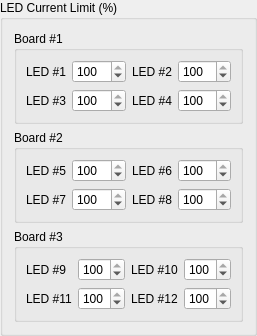
             <widget class="QGroupBox" name="configure_current_limit_box">
              <property name="toolTip">
               <string>Set the current limit for each LED channel.</string>
              </property>
              <property name="title">
               <string>LED Current Limit (%)</string>
              </property>
              <layout class="QGridLayout" name="gridLayout_57">
               <item row="2" column="0" rowspan="2" colspan="2">
                <widget class="QGroupBox" name="configure_current_limit_board3_box">
                 <property name="title">
                  <string>Board #3</string>
                 </property>
                 <layout class="QGridLayout" name="gridLayout_14" columnstretch="0,9,0,9">
                  <item row="0" column="0">
                   <widget class="QLabel" name="configure_current_limit_LED31_label">
                    <property name="text">
                     <string>LED #9</string>
                    </property>
                   </widget>
                  </item>
                  <item row="0" column="1">
                   <widget class="QDoubleSpinBox" name="configure_current_limit_LED31_spin_box">
                    <property name="toolTip">
                     <string>Set the current limit (in amps) for LED channel #1</string>
                    </property>
                    <property name="specialValueText">
                     <string/>
                    </property>
                    <property name="decimals">
                     <number>0</number>
                    </property>
                    <property name="minimum">
                     <double>0.000000000000000</double>
                    </property>
                    <property name="maximum">
                     <double>100.000000000000000</double>
                    </property>
                    <property name="value">
                     <double>100.000000000000000</double>
                    </property>
                   </widget>
                  </item>
                  <item row="0" column="2">
                   <widget class="QLabel" name="configure_current_limit_LED32_label">
                    <property name="text">
                     <string>LED #10</string>
                    </property>
                   </widget>
                  </item>
                  <item row="0" column="3">
                   <widget class="QDoubleSpinBox" name="configure_current_limit_LED32_spin_box">
                    <property name="toolTip">
                     <string>Set the current limit (in amps) for LED channel #3</string>
                    </property>
                    <property name="specialValueText">
                     <string/>
                    </property>
                    <property name="decimals">
                     <number>0</number>
                    </property>
                    <property name="minimum">
                     <double>0.000000000000000</double>
                    </property>
                    <property name="maximum">
                     <double>100.000000000000000</double>
                    </property>
                    <property name="value">
                     <double>100.000000000000000</double>
                    </property>
                   </widget>
                  </item>
                  <item row="1" column="0">
                   <widget class="QLabel" name="configure_current_limit_LED33_label">
                    <property name="text">
                     <string>LED #11</string>
                    </property>
                   </widget>
                  </item>
                  <item row="1" column="1">
                   <widget class="QDoubleSpinBox" name="configure_current_limit_LED33_spin_box">
                    <property name="toolTip">
                     <string>Set the current limit (in amps) for LED channel #2</string>
                    </property>
                    <property name="specialValueText">
                     <string/>
                    </property>
                    <property name="decimals">
                     <number>0</number>
                    </property>
                    <property name="minimum">
                     <double>0.000000000000000</double>
                    </property>
                    <property name="maximum">
                     <double>100.000000000000000</double>
                    </property>
                    <property name="value">
                     <double>100.000000000000000</double>
                    </property>
                   </widget>
                  </item>
                  <item row="1" column="2">
                   <widget class="QLabel" name="configure_current_limit_LED34_label">
                    <property name="text">
                     <string>LED #12</string>
                    </property>
                   </widget>
                  </item>
                  <item row="1" column="3">
                   <widget class="QDoubleSpinBox" name="configure_current_limit_LED34_spin_box">
                    <property name="toolTip">
                     <string>Set the current limit (in amps) for LED channel #4</string>
                    </property>
                    <property name="specialValueText">
                     <string/>
                    </property>
                    <property name="decimals">
                     <number>0</number>
                    </property>
                    <property name="minimum">
                     <double>0.000000000000000</double>
                    </property>
                    <property name="maximum">
                     <double>100.000000000000000</double>
                    </property>
                    <property name="value">
                     <double>100.000000000000000</double>
                    </property>
                   </widget>
                  </item>
                 </layout>
                </widget>
               </item>
               <item row="0" column="0" colspan="2">
                <widget class="QGroupBox" name="configure_current_limit_board1_box">
                 <property name="title">
                  <string>Board #1</string>
                 </property>
                 <layout class="QGridLayout" name="gridLayout_17" columnstretch="0,9,0,9">
                  <item row="0" column="0">
                   <widget class="QLabel" name="configure_current_limit_LED11_label">
                    <property name="text">
                     <string>LED #1</string>
                    </property>
                   </widget>
                  </item>
                  <item row="0" column="1">
                   <widget class="QDoubleSpinBox" name="configure_current_limit_LED11_spin_box">
                    <property name="toolTip">
                     <string>Set the current limit (in amps) for LED channel #1</string>
                    </property>
                    <property name="specialValueText">
                     <string/>
                    </property>
                    <property name="decimals">
                     <number>0</number>
                    </property>
                    <property name="minimum">
                     <double>0.000000000000000</double>
                    </property>
                    <property name="maximum">
                     <double>100.000000000000000</double>
                    </property>
                    <property name="value">
                     <double>100.000000000000000</double>
                    </property>
                   </widget>
                  </item>
                  <item row="0" column="3">
                   <widget class="QDoubleSpinBox" name="configure_current_limit_LED12_spin_box">
                    <property name="toolTip">
                     <string>Set the current limit (in amps) for LED channel #2</string>
                    </property>
                    <property name="specialValueText">
                     <string/>
                    </property>
                    <property name="decimals">
                     <number>0</number>
                    </property>
                    <property name="minimum">
                     <double>0.000000000000000</double>
                    </property>
                    <property name="maximum">
                     <double>100.000000000000000</double>
                    </property>
                    <property name="value">
                     <double>100.000000000000000</double>
                    </property>
                   </widget>
                  </item>
                  <item row="1" column="1">
                   <widget class="QDoubleSpinBox" name="configure_current_limit_LED13_spin_box">
                    <property name="toolTip">
                     <string>Set the current limit (in amps) for LED channel #3</string>
                    </property>
                    <property name="specialValueText">
                     <string/>
                    </property>
                    <property name="decimals">
                     <number>0</number>
                    </property>
                    <property name="minimum">
                     <double>0.000000000000000</double>
                    </property>
                    <property name="maximum">
                     <double>100.000000000000000</double>
                    </property>
                    <property name="value">
                     <double>100.000000000000000</double>
                    </property>
                   </widget>
                  </item>
                  <item row="1" column="2">
                   <widget class="QLabel" name="configure_current_limit_LED14_label">
                    <property name="text">
                     <string>LED #4</string>
                    </property>
                   </widget>
                  </item>
                  <item row="0" column="2">
                   <widget class="QLabel" name="configure_current_limit_LED12_label">
                    <property name="text">
                     <string>LED #2</string>
                    </property>
                   </widget>
                  </item>
                  <item row="1" column="0">
                   <widget class="QLabel" name="configure_current_limit_LED13_label">
                    <property name="text">
                     <string>LED #3</string>
                    </property>
                   </widget>
                  </item>
                  <item row="1" column="3">
                   <widget class="QDoubleSpinBox" name="configure_current_limit_LED14_spin_box">
                    <property name="toolTip">
                     <string>Set the current limit (in amps) for LED channel #4</string>
                    </property>
                    <property name="specialValueText">
                     <string/>
                    </property>
                    <property name="decimals">
                     <number>0</number>
                    </property>
                    <property name="minimum">
                     <double>0.000000000000000</double>
                    </property>
                    <property name="maximum">
                     <double>100.000000000000000</double>
                    </property>
                    <property name="value">
                     <double>100.000000000000000</double>
                    </property>
                   </widget>
                  </item>
                 </layout>
                </widget>
               </item>
               <item row="1" column="0" colspan="2">
                <widget class="QGroupBox" name="configure_current_limit_board2_box">
                 <property name="title">
                  <string>Board #2</string>
                 </property>
                 <layout class="QGridLayout" name="gridLayout_56" columnstretch="0,1,0,1">
                  <item row="0" column="1">
                   <widget class="QDoubleSpinBox" name="configure_current_limit_LED21_spin_box">
                    <property name="toolTip">
                     <string>Set the current limit (in amps) for LED channel #1</string>
                    </property>
                    <property name="specialValueText">
                     <string/>
                    </property>
                    <property name="decimals">
                     <number>0</number>
                    </property>
                    <property name="minimum">
                     <double>0.000000000000000</double>
                    </property>
                    <property name="maximum">
                     <double>100.000000000000000</double>
                    </property>
                    <property name="value">
                     <double>100.000000000000000</double>
                    </property>
                   </widget>
                  </item>
                  <item row="0" column="0">
                   <widget class="QLabel" name="configure_current_limit_LED21_label">
                    <property name="text">
                     <string>LED #5</string>
                    </property>
                   </widget>
                  </item>
                  <item row="1" column="2">
                   <widget class="QLabel" name="configure_current_limit_LED24_label">
                    <property name="text">
                     <string>LED #8</string>
                    </property>
                   </widget>
                  </item>
                  <item row="0" column="3">
                   <widget class="QDoubleSpinBox" name="configure_current_limit_LED22_spin_box">
                    <property name="toolTip">
                     <string>Set the current limit (in amps) for LED channel #3</string>
                    </property>
                    <property name="specialValueText">
                     <string/>
                    </property>
                    <property name="decimals">
                     <number>0</number>
                    </property>
                    <property name="minimum">
                     <double>0.000000000000000</double>
                    </property>
                    <property name="maximum">
                     <double>100.000000000000000</double>
                    </property>
                    <property name="value">
                     <double>100.000000000000000</double>
                    </property>
                   </widget>
                  </item>
                  <item row="1" column="3">
                   <widget class="QDoubleSpinBox" name="configure_current_limit_LED24_spin_box">
                    <property name="toolTip">
                     <string>Set the current limit (in amps) for LED channel #4</string>
                    </property>
                    <property name="specialValueText">
                     <string/>
                    </property>
                    <property name="decimals">
                     <number>0</number>
                    </property>
                    <property name="minimum">
                     <double>0.000000000000000</double>
                    </property>
                    <property name="maximum">
                     <double>100.000000000000000</double>
                    </property>
                    <property name="value">
                     <double>100.000000000000000</double>
                    </property>
                   </widget>
                  </item>
                  <item row="0" column="2">
                   <widget class="QLabel" name="configure_current_limit_LED22_label">
                    <property name="text">
                     <string>LED #6</string>
                    </property>
                   </widget>
                  </item>
                  <item row="1" column="1">
                   <widget class="QDoubleSpinBox" name="configure_current_limit_LED23_spin_box">
                    <property name="toolTip">
                     <string>Set the current limit (in amps) for LED channel #2</string>
                    </property>
                    <property name="specialValueText">
                     <string/>
                    </property>
                    <property name="decimals">
                     <number>0</number>
                    </property>
                    <property name="minimum">
                     <double>0.000000000000000</double>
                    </property>
                    <property name="maximum">
                     <double>100.000000000000000</double>
                    </property>
                    <property name="value">
                     <double>100.000000000000000</double>
                    </property>
                   </widget>
                  </item>
                  <item row="1" column="0">
                   <widget class="QLabel" name="configure_current_limit_LED23_label">
                    <property name="text">
                     <string>LED #7</string>
                    </property>
                   </widget>
                  </item>
                 </layout>
                </widget>
               </item>
              </layout>
             </widget>
